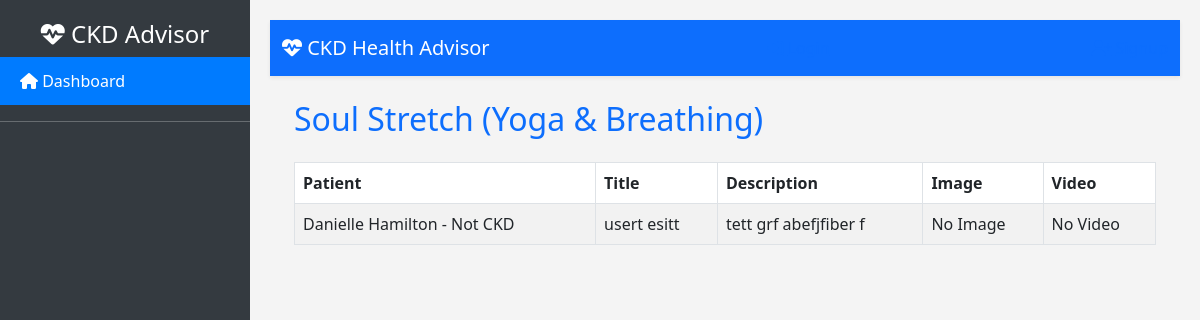
/Doctor/soul-stretch/, run on an earlier commit of the app's database.
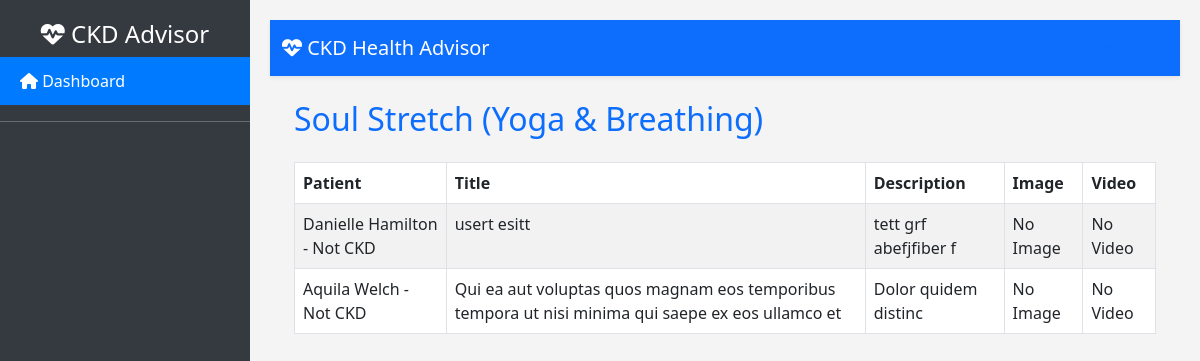
And on a later commit of the database.
### patient/models.py (models this page shows, shortened)
class SoulStretch(models.Model):
    patient = models.ForeignKey(
        Patient,
        on_delete=models.CASCADE,
        related_name="soulstrech"
    )
    title = models.CharField(max_length=100)
    description = models.TextField()
    image = models.ImageField(
        upload_to="yoga_images/",
        blank=True,
        null=True
    )
    video = models.FileField(
        upload_to="yoga_videos/",
        blank=True,
        null=True
    )

class Patient(models.Model):
    patient_info = models.ForeignKey(
        PatientInfo,
        on_delete=models.CASCADE,
        related_name="patients"
    )
    age = models.FloatField()
    bp = models.FloatField(verbose_name="Blood Pressure")
    sg = models.FloatField(verbose_name="Specific Gravity")
    al = models.FloatField(verbose_name="Albumin")
    su = models.FloatField(verbose_name="Sugar")
    rbc = models.CharField(max_length=10, verbose_name="Red Blood Cells")
    pc = models.CharField(max_length=10, verbose_name="Pus Cells")
    pcc = models.CharField(max_length=10, verbose_name="Pus Cell Clumps")
    ba = models.CharField(max_length=10, verbose_name="Bacteria")
    bgr = models.FloatField(verbose_name="Blood Glucose Random")
    bu = models.FloatField(verbose_name="Blood Urea")
    sc = models.FloatField(verbose_name="Serum Creatinine")
    sod = models.FloatField(verbose_name="Sodium")
    pot = models.FloatField(verbose_name="Potassium")
    hemo = models.FloatField(verbose_name="Hemoglobin")
    pcv = models.FloatField(verbose_name="Packed Cell Volume")
    wc = models.FloatField(verbose_name="White Blood Cell Count")
    rc = models.FloatField(verbose_name="Red Blood Cell Count")
    htn = models.CharField(max_length=3, verbose_name="Hypertension")
    dm = models.CharField(max_length=3, verbose_name="Diabetes Mellitus")
    cad = models.CharField(max_length=3, verbose_name="Coronary Artery Disease")
    appet = models.CharField(max_length=10, verbose_name="Appetite")
    pe = models.CharField(max_length=3, verbose_name="Pedal Edema")
    ane = models.CharField(max_length=3, verbose_name="Anemia")
    prediction = models.CharField(max_length=50)
    created_at = models.DateTimeField(auto_now_add=True)
    def __str__(self):
        return f"{self.patient_info.name} - {self.prediction}"

class PatientInfo(models.Model):
    user = models.OneToOneField(
        CustomUser,
        on_delete=models.CASCADE,
        related_name="patient_info"
    )
    name = models.CharField(max_length=100)
    father_name = models.CharField(max_length=100)
    age = models.PositiveIntegerField()
    address = models.TextField()
    created_at = models.DateTimeField(auto_now_add=True)

### Doctor/views.py (the view)
# urls.py: path("soul-stretch/", SoulStretchListView.as_view(), name="soul_stretch"),
class SoulStretchListView(ListView):
    model = SoulStretch
    template_name = "calories/soul_stretch.html"
    context_object_name = "stretches"

### templates/calories/soul_stretch.html (shortened to what this page needs)
{% extends "base.html" %}
{% block content %}
<div class="container mt-4">
    <h2 class="text-primary mb-4">Soul Stretch (Yoga & Breathing)</h2>
    <table class="table table-bordered table-striped">
        <thead class="thead-dark">
            <tr>
                <th scope="col">Patient</th>
                <th scope="col">Title</th>
                <th scope="col">Description</th>
                <th scope="col">Image</th>
                <th scope="col">Video</th>
            </tr>
        </thead>
        <tbody>
            {% for exercise in stretches %}
            <tr>
                <td>{{ exercise.patient }}</td>
                <td>{{ exercise.title }}</td>
                <td>{{ exercise.description }}</td>
                <td>
                    {% if exercise.image %}
                        <img src="{{ exercise.image.url }}" alt="{{ exercise.title }}" class="img-thumbnail" width="100">
                    {% else %}
                        No Image
                    {% endif %}
                </td>
                <td>
                    {% if exercise.video %}
                        <a href="{{ exercise.video.url }}" target="_blank" class="btn btn-info btn-sm">View Video</a>
                    {% else %}
                        No Video
                    {% endif %}
                </td>
            </tr>
            {% empty %}
            <tr>
                <td colspan="5" class="text-center">No Soul Stretch exercises available.</td>
            </tr>
            {% endfor %}
        </tbody>
    </table>
</div>
{% endblock %}

What changed in the data, as far as the page shows it:
added SoulStretch: patient "Aquila Welch - Not CKD", title "Qui ea aut voluptas quos magnam eos temporibus tempora ut nisi minima qui saepe ex eos ullamco et", description "Dolor quidem distinc", image "No Image", video "No Video"
